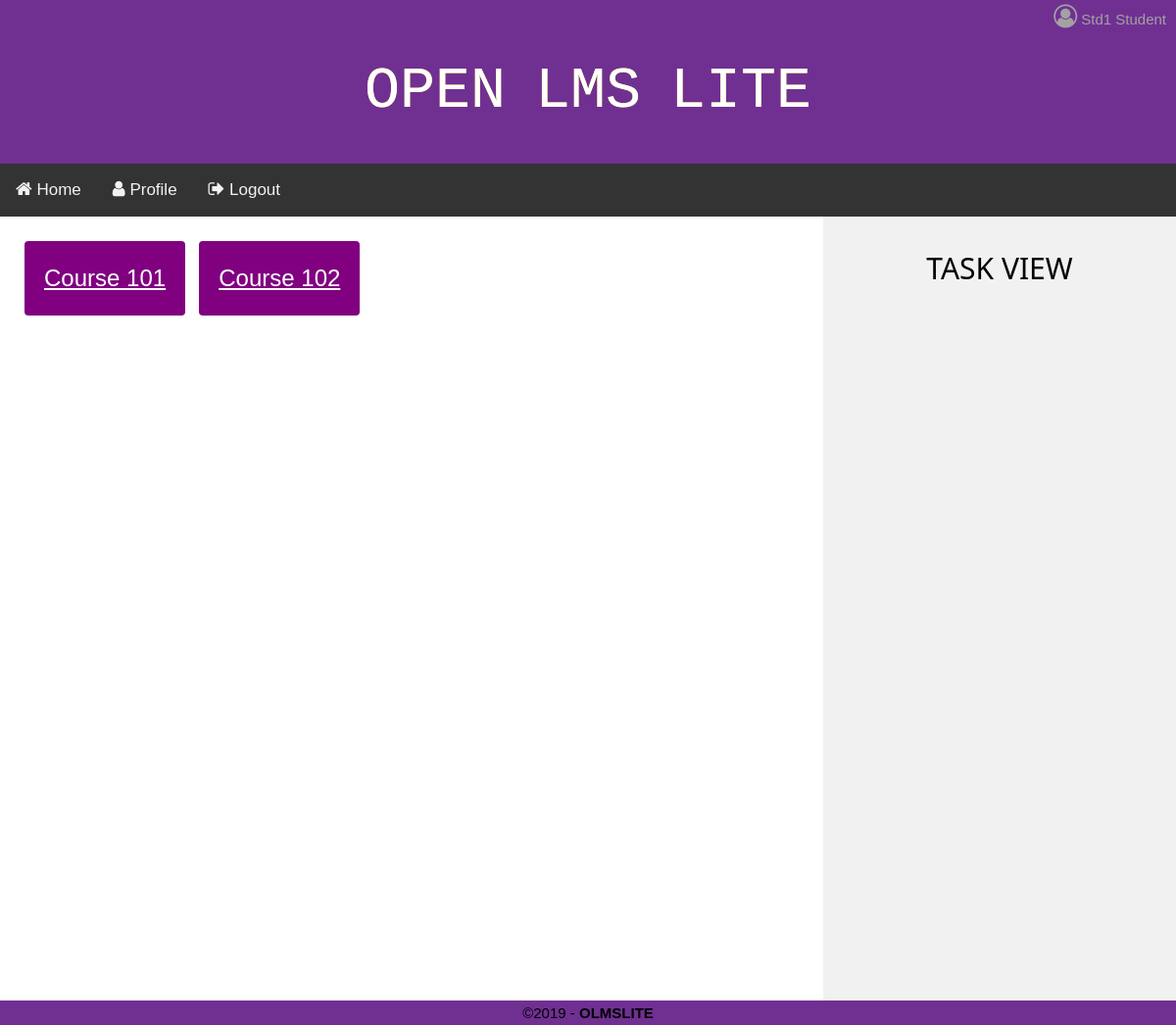
Screenshot of / (signed in) with the database file from the repository.
### accounts/models.py (models this page shows, shortened)
class User(AbstractBaseUser):
    email = models.CharField(max_length=255, unique=True)
    first_name = models.CharField(max_length=255, blank=True)
    last_name = models.CharField(max_length=255, blank=True)
    active = models.BooleanField(default=True)
    staff = models.BooleanField(default=False)
    admin = models.BooleanField(default=False)
    courses = models.ManyToManyField('courses.Course')
    profile_photo = models.ImageField(upload_to=photo_upload_address, blank=True)
    USER_TYPE_CHOICES = (
        (2, 'student'),
        (1, 'professor'),
        (0, 'admin'),
    )
    role = models.SmallIntegerField(choices=USER_TYPE_CHOICES, blank=True)
    USERNAME_FIELD = 'email'
    REQUIRED_FIELDS = []
    objects = UserManager()
    @property
    def is_active(self):
        return self.active

### courses/models.py (models this page shows, shortened)
class Course(models.Model):
	prof			= models.ForeignKey('accounts.Professor', on_delete=models.CASCADE, blank=True, default=None)
	students		= models.ManyToManyField('accounts.Student')
	course_name 	= models.CharField(max_length=255, unique=True)
	description		= models.TextField(blank=True)
	quizes			= models.ManyToManyField(Quiz)
	surveys 		= models.ManyToManyField(Survey)
	homeworks		= models.ManyToManyField(Homework)

### LMSLite/views.py (the view, shortened to what this page needs)
# urls.py: url(r'^$', views.index, name='index'),
def index(request):
    context_dict = {}
    return render(request, 'index.html', context_dict)

### templates/index.html (shortened to what this page needs)
{% extends 'base.html' %}
{% load static %}
{% block content %}
    {% block extra_css %}
    <link rel="stylesheet" type = "text/css" href="{% static '/css/logo.css' %}">
    {% endblock %}
    <div class="row">
        {% if user.is_authenticated %}
            <div class="classList main w3-animate-opacity">
                {% for course in  user.courses.all %}
                    <a href="{% url 'course_page' id=course.id %}"><span>{{ course.course_name }}</span></a>
                {% endfor %}
            </div>
        {% endif %}
        <div class="side w3-center w3- w3-animate-right">
            {% if user.is_authenticated %}
                <h2>TASK VIEW</h2>
      {% endif %}
  </div>
</div>
{% endblock content %}

### templates/base.html (shortened to what this page needs)
{% load static %}
<!doctype html>
<html lang="en-US">
<head>
	<link rel="stylesheet" href="https://cdnjs.cloudflare.com/ajax/libs/font-awesome/4.7.0/css/font-awesome.min.css">
    <link rel="stylesheet" type = "text/css" href="{% static '/css/main.css' %}">
    <link rel="stylesheet" type = "text/css" href="{% static '/css/w3.css' %}">
    <link rel="stylesheet" type = "text/css" href="{% static '/css/logo.css' %}">
</head>
<body>
  <header id="titlebar">
  {% if user.is_authenticated and user.profile_photo.url %}
      <p id="hellomessage"><a href="{% url 'profile' %}"><img src="{{ user.profile_photo.url }}"></a>{{ user.first_name }} {{ user.last_name }}</p>
      {% elif user.is_authenticated %}
      <p id="hellomessage"><a href="{% url 'profile' %}"><i class="fa fa-user-circle-o" style="font-size:24px"></i></a>{{ user.first_name }} {{ user.last_name }}</p>
  {% endif %}
  	<a href={% url 'index' %}>
        <pre class="logo" id="logo"></pre>
  {% block navbar %}
    <nav>
       <div class="topnav" id="myTopnav">
       <a href="{% url 'index' %}"><i class="fa fa-home" style="font-size:18px"></i> Home</a>
          <a href="{% url 'profile' %}"><i class="fa fa-user" style="font-size:18px"></i> Profile</a>
          {% if user.is_authenticated %}
              <a href="{% url 'logout' %}"><i class="fa fa-sign-out" style="font-size:18px"></i> Logout</a>
          {% else %}
            <a href="{% url 'login' %}"><i class="fa fa-sign-in" style="font-size:18px"></i> Login</a>
          {% endif %}
      </div>
    </nav>
  {% endblock navbar %}
  </header>
  {% block content %}
  {% endblock content %}
  <footer>
	<div class="copyright">&copy;2019 - <strong>OLMSLITE</strong></div>
  </footer>
</body>
</html>

### static/css/main.css (style rules this page uses)
* { box-sizing: border-box; margin: 0; padding: 0; outline: 0; font-size: 100%; vertical-align: baseline; background: transparent; }
body { margin: 0; font-family: Arial, Helvetica, sans-serif; }
a pre { margin: auto; margin-left: auto; }
footer { text-align: center; height: 25px; line-height: 25px; z-index: -1; bottom: 0; width: 100%; display: block; }
.logo { font-size: 60px; width: fit-content; color: #eaeaea; }
#hellomessage { color: #a2a2a2; text-align: right; padding-right: 10px; }
.topnav { overflow: hidden; background-color: #333; }
.topnav a { float: left; display: block; color: #f2f2f2; text-align: center; padding: 14px 16px; text-decoration: none; font-size: 17px; }
#titlebar { background-color: #703092; text-align: center; }
.row { display: flex; flex-wrap: wrap; height: 100%; min-height: 100vh; margin: 0px; }
.side { flex: 30%; background-color: #f1f1f1; padding: 20px; min-height: 100%; }
.main { flex: 70%; background-color: white; padding: 20px; min-height: 100%; }
.copyright { text-align: center; background-color: #703092; height: 25px; line-height: 25px; position: fixed; bottom: 0; width: 100%; display: block; }
.classList a { border-radius: 4px; background-color: #800080; border: none; color: #FFFFFF; text-align: center; font-size: 24px; padding: 20px; width: fit-content; transition: all 0.5s; cursor: pointer; margin: 5px; display: inline-flex; }
.classList a span { cursor: pointer; display: inline-block; position: relative; transition: 0.5s; }
.classList a span:after { content: '\00bb'; position: absolute; opacity: 0; top: 0; right: -20px; transition: 0.5s; }
p#hellomessage img, p#hellomessage i { width: 40px; height: 40px; border-radius: 50%; margin: 4px; }

### static/css/w3.css (style rules this page uses)
html { box-sizing:border-box }
*,*:before,*:after { box-sizing:inherit }
html { -ms-text-size-adjust:100%;-webkit-text-size-adjust:100% }
body { margin:0 }
article,aside,details,figcaption,figure,footer,header,main,menu,nav,section,summary { display:block }
a { background-color:transparent;-webkit-text-decoration-skip:objects }
code,kbd,pre,samp { font-family:monospace,monospace;font-size:1em }
html,body { font-family:Verdana,sans-serif;font-size:15px;line-height:1.5 }
html { overflow-x:hidden }
h2 { font-size:30px }
h1,h2,h3,h4,h5,h6 { font-family:"Segoe UI",Arial,sans-serif;font-weight:400;margin:10px 0 }
a { color:inherit }
.w3-animate-opacity { animation:opac 0.8s }
.w3-animate-right { position:relative;animation:animateright 0.4s }
.w3-center { text-align:center!important }

### rows the page displays
User: first_name "Std1", last_name "Student"
Course: course_name "Course 101"
Course: course_name "Course 102"
